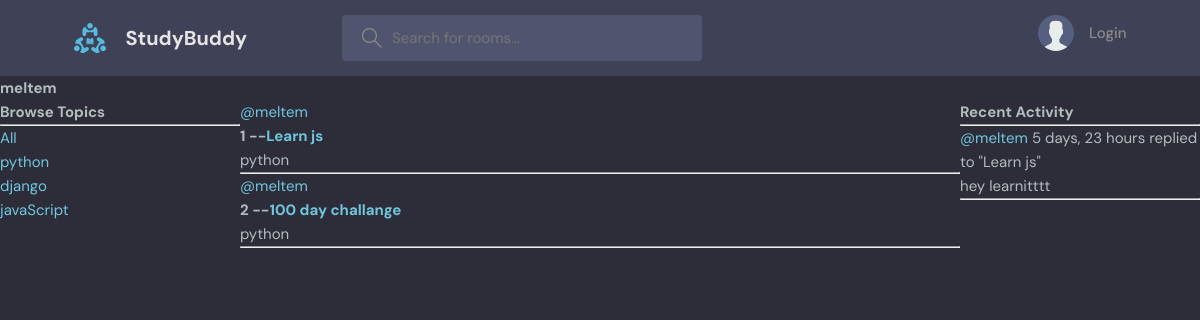
Page /profile/1/ on the earlier database version.
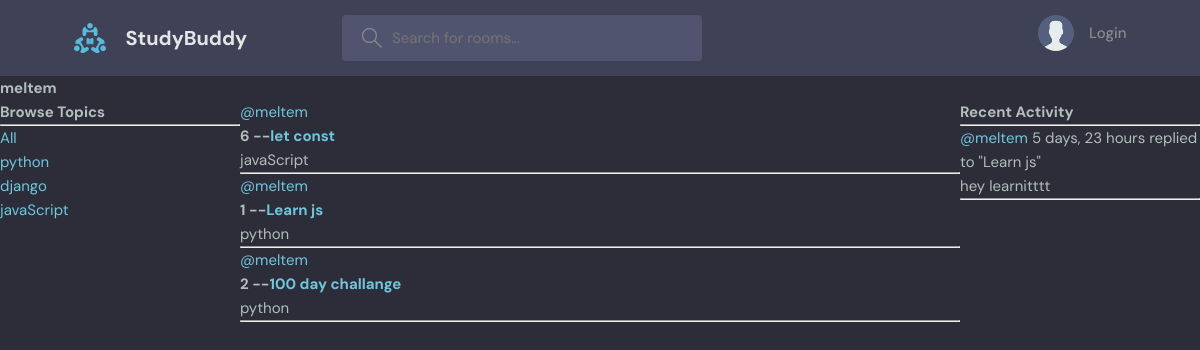
Same page on the later database version.
### base/models.py (models this page shows, shortened)
class Topic(models.Model):
    name= models.CharField(max_length=200)

class Room(models.Model):
    host = models.ForeignKey(User,on_delete=models.SET_NULL,null=True)
    topic = models.ForeignKey(Topic,on_delete=models.SET_NULL,null=True)
    name =models.CharField(max_length=200)
    description = models.TextField(null=True,blank=True)
    participants = models.ManyToManyField(User,related_name="participants"
    ,blank=True)
    updated = models.DateTimeField(auto_now=True)
    created = models.DateTimeField(auto_now_add=True)
    class Meta:
        ordering=["-updated", "-created"]
    def __str__(self):
        return self.name

class Message(models.Model):
    user = models.ForeignKey(User,on_delete=models.CASCADE)
    room = models.ForeignKey(Room,on_delete=models.CASCADE)
    body = models.TextField()
    updated = models.DateTimeField(auto_now=True)
    created = models.DateTimeField(auto_now_add=True)
    class Meta:
        ordering=["-updated", "-created"]
    def __str__(self):
         return self.body[0:50]

### base/views.py (the view)
# urls.py: path('profile/<str:pk>/',views.userProfile,name="user-profile"),
def userProfile(request,pk):
    user= User.objects.get(id=pk)
    rooms = user.room_set.all()
    room_messages= user.message_set.all()
    topics= Topic.objects.all()
    context={"user":user,"rooms":rooms,
             "room_messages":room_messages,
              "topics":topics
              }
    return render(request,'profile.html',context)

### base/templates/profile.html (shortened to what this page needs)
{% extends 'main.html' %}
{% block content %}
<h1>{{user.username}}</h1>
<div class="profile-container">
    <div>
        {% include 'topics_component.html' %}
    </div>
    <div>
        {% include 'feed_component.html' %}
    </div>
    <div>
        {% include 'activity_component.html' %}
    </div>
</div>
{% endblock content %}

### base/templates/topics_component.html
<h3>Browse Topics</h3>
<hr>
<div>
    <a href="{% url 'home' %}">All</a>
</div>
{% for topic in topics %}
<div>
    <a href="{% url 'home' %}?q={{topic.name}}">{{topic.name}}</a>
</div>
{% endfor %}

### base/templates/feed_component.html (shortened to what this page needs)
        {% for room in rooms %}
        <div>
             <a href="{% url 'user-profile' room.host.id %}">@{{room.host.username}}</a>
            <h5>{{room.id}} --<a href="{% url 'room' room.id %}"> {{room.name}}</a></h5>
            <small>{{room.topic.name}}</small>
            <hr>
        </div>
        {% endfor %}

### base/templates/activity_component.html (shortened to what this page needs)
<h3>Recent Activity</h3>
<hr>
{% for message in room_messages %}
 <div>
  <small><a href="{% url 'user-profile' message.user.id %}">@{{message.user}}</a> {{message.created|timesince}}</small>
  <small>replied to "{{message.room}}"</small>
   <p>{{message}}</p>
 <hr>
</div>
{% endfor %}

Differences in the rows shown:
added Room: host.username "meltem", id "6", name "let const", topic.name "javaScript"
